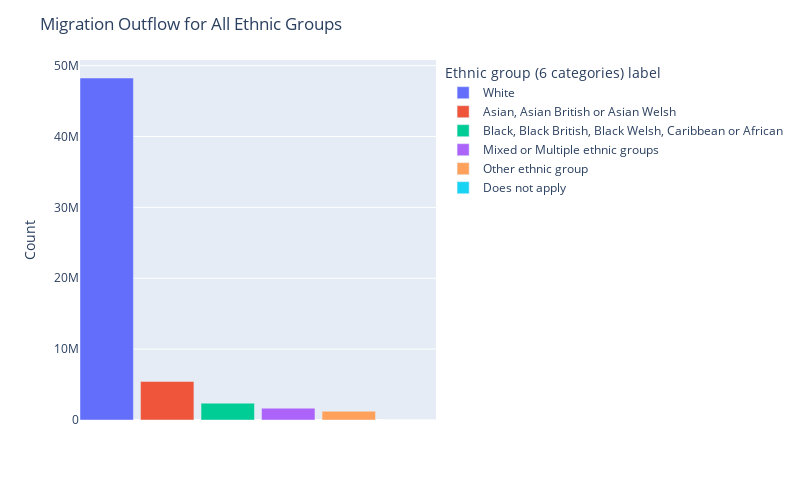

Notebook source saved alongside this figure:
### Code cell
# Filter out rows where 'Migrant country one year ago label' is 'Does not apply'
crty_category = mig_ctry_out_df[mig_ctry_out_df['Migrant country one year ago label'] != 'Does not apply']

# Select country and ethnic categories
eth_category = mig_ctry_out_df.groupby(['Ethnic group (6 categories) label'])['Count'].sum().reset_index()
eth_category = eth_category.sort_values(by='Count', ascending=False)
# Create a grouped bar graph for all Migrant country one year ago label types
fig = px.bar(eth_category, x='Ethnic group (6 categories) label', y='Count',
             labels={'Count': 'Migration Count'}, color='Ethnic group (6 categories) label',
             barmode='group')  # Use barmode='group' to create separate bars

fig.update_layout(
    title='Migration Outflow for All Ethnic Groups',
    xaxis_title='',
    yaxis_title='Count',
    width=800,
    height=500
)
# Remove the x-axis tick labels
fig.update_xaxes(showticklabels=False)
# Adjust the bargap to make the bars wider
fig.update_traces(width=1)
# Show the grouped bar graph
fig.show()

### Figure 1 — Plotly figure (JSON) as saved in the notebook; plotly's stock layout.template omitted (floating-point values rounded to 4 significant figures)
{"data": [{"alignmentgroup": "True", "hovertemplate": "Ethnic group (6 categories) label=%{x}<br>Migration Count=%{y}<extra></extra>", "legendgroup": "White", "marker": {"color": "#636efa", "pattern": {"shape": ""}}, "name": "White", "offsetgroup": "White", "orientation": "v", "showlegend": true, "textposition": "auto", "type": "bar", "width": 1, "x": ["White"], "xaxis": "x", "y": [48256399], "yaxis": "y"}, {"alignmentgroup": "True", "hovertemplate": "Ethnic group (6 categories) label=%{x}<br>Migration Count=%{y}<extra></extra>", "legendgroup": "Asian, Asian British or Asian Welsh", "marker": {"color": "#EF553B", "pattern": {"shape": ""}}, "name": "Asian, Asian British or Asian Welsh", "offsetgroup": "Asian, Asian British or Asian Welsh", "orientation": "v", "showlegend": true, "textposition": "auto", "type": "bar", "width": 1, "x": ["Asian, Asian British or Asian Welsh"], "xaxis": "x", "y": [5444104], "yaxis": "y"}, {"alignmentgroup": "True", "hovertemplate": "Ethnic group (6 categories) label=%{x}<br>Migration Count=%{y}<extra></extra>", "legendgroup": "Black, Black British, Black Welsh, Caribbean or African", "marker": {"color": "#00cc96", "pattern": {"shape": ""}}, "name": "Black, Black British, Black Welsh, Caribbean or African", "offsetgroup": "Black, Black British, Black Welsh, Caribbean or African", "orientation": "v", "showlegend": true, "textposition": "auto", "type": "bar", "width": 1, "x": ["Black, Black British, Black Welsh, Caribbean or African"], "xaxis": "x", "y": [2380289], "yaxis": "y"}, {"alignmentgroup": "True", "hovertemplate": "Ethnic group (6 categories) label=%{x}<br>Migration Count=%{y}<extra></extra>", "legendgroup": "Mixed or Multiple ethnic groups", "marker": {"color": "#ab63fa", "pattern": {"shape": ""}}, "name": "Mixed or Multiple ethnic groups", "offsetgroup": "Mixed or Multiple ethnic groups", "orientation": "v", "showlegend": true, "textposition": "auto", "type": "bar", "width": 1, "x": ["Mixed or Multiple ethnic groups"], "xaxis": "x", "y": [1668822], "yaxis": "y"}, {"alignmentgroup": "True", "hovertemplate": "Ethnic group (6 categories) label=%{x}<br>Migration Count=%{y}<extra></extra>", "legendgroup": "Other ethnic group", "marker": {"color": "#FFA15A", "pattern": {"shape": ""}}, "name": "Other ethnic group", "offsetgroup": "Other ethnic group", "orientation": "v", "showlegend": true, "textposition": "auto", "type": "bar", "width": 1, "x": ["Other ethnic group"], "xaxis": "x", "y": [1240602], "yaxis": "y"}, {"alignmentgroup": "True", "hovertemplate": "Ethnic group (6 categories) label=%{x}<br>Migration Count=%{y}<extra></extra>", "legendgroup": "Does not apply", "marker": {"color": "#19d3f3", "pattern": {"shape": ""}}, "name": "Does not apply", "offsetgroup": "Does not apply", "orientation": "v", "showlegend": true, "textposition": "auto", "type": "bar", "width": 1, "x": ["Does not apply"], "xaxis": "x", "y": [0], "yaxis": "y"}], "layout": {"barmode": "group", "height": 500, "legend": {"title": {"text": "Ethnic group (6 categories) label"}, "tracegroupgap": 0}, "margin": {"t": 60}, "title": {"text": "Migration Outflow for All Ethnic Groups"}, "width": 800, "xaxis": {"anchor": "y", "categoryarray": ["White", "Asian, Asian British or Asian Welsh", "Black, Black British, Black Welsh, Caribbean or African", "Mixed or Multiple ethnic groups", "Other ethnic group", "Does not apply"], "categoryorder": "array", "domain": [0, 1], "showticklabels": false, "title": {"text": ""}}, "yaxis": {"anchor": "x", "domain": [0, 1], "title": {"text": "Count"}}}}
